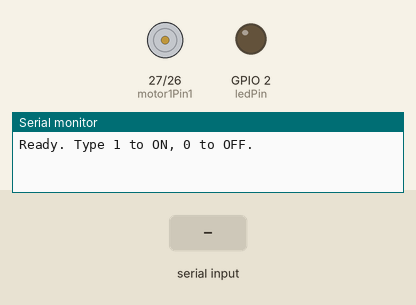
This sketch was run on a simulated ESP32. On the bench: motor-driver pin pairs drawn as motors (green arrow = first pin HIGH = forward, orange = second pin HIGH = backward, longer = more drive, scaled by the enable pin), output pins drawn as LEDs (lit = HIGH), the last lines printed to the serial monitor. The test bench sets the inputs (shaded band).

Above: at 1.2 s.
1.3 s: "1" received over Serial
At 2.2 s:
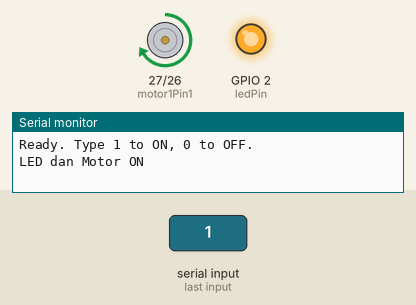
2.8 s: "0" received over Serial
At 3.4 s:
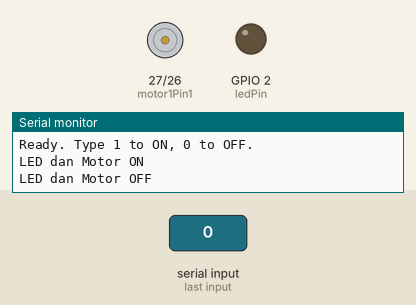
Timing chart, 0 to 5.8 s (numbered marks = the images above; inputs shaded):
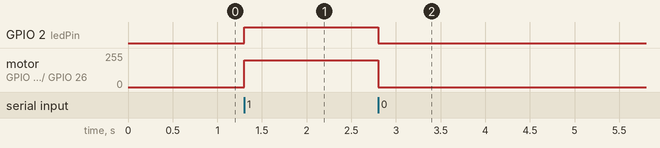

Measured:
- after the input at 1.3 s, GPIO 2 (ledPin): LOW → HIGH at once; motor on GPIO 27 (motor1Pin1) / GPIO 26 (motor1Pin2): stopped → forward 199/255 at once
- after the input at 2.8 s, GPIO 2 (ledPin): HIGH → LOW at once; motor on GPIO 27 (motor1Pin1) / GPIO 26 (motor1Pin2): forward 199/255 → stopped at once

The sketch:

modul1.ino
```cpp
int ledPin = 2;
char myData = 0;

int motor1Pin1 = 27;
int motor1Pin2 = 26;
int enable1Pin = 12;

// Setting PWM properties
const int freq = 30000;
const int pwmChannel = 0;
const int resolution = 8;
int dutyCycle = 200;

const byte pin_rpm = 13;
volatile int rev = 0;

void setup()
{
    pinMode(ledPin, OUTPUT);
    Serial.begin(115200);

    // Motor pins
    pinMode(motor1Pin1, OUTPUT);
    pinMode(motor1Pin2, OUTPUT);
    pinMode(enable1Pin, OUTPUT);
    pinMode(pin_rpm, INPUT_PULLUP);

    // Setup PWM
    ledcSetup(pwmChannel, freq, resolution);
    ledcAttachPin(enable1Pin, pwmChannel);

    Serial.println("Ready. Type 1 to ON, 0 to OFF.");
}

void MotorOn()
{
    digitalWrite(motor1Pin1, HIGH);
    digitalWrite(motor1Pin2, LOW);
    ledcWrite(pwmChannel, dutyCycle); // motor berputar
}

void MotorOff()
{
    digitalWrite(motor1Pin1, LOW);
    digitalWrite(motor1Pin2, LOW);
    ledcWrite(pwmChannel, 0); // motor berhenti total
}

void loop()
{
    if (Serial.available() > 0)
    {                           // pastikan ada data
        myData = Serial.read(); // baca karakter
        if (myData == '1')
        {
            Serial.println("LED dan Motor ON");
            digitalWrite(ledPin, HIGH);
            MotorOn();
        }
        else if (myData == '0')
        {
            Serial.println("LED dan Motor OFF");
            digitalWrite(ledPin, LOW);
            MotorOff();
        }
    }
}
```
